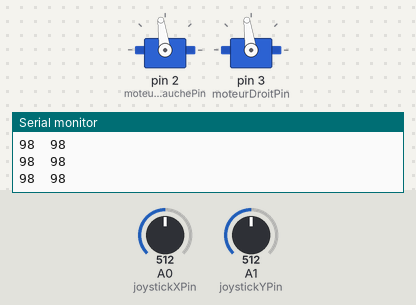
Bench run of a sketch on a simulated Arduino Uno, built with avr-gcc and run on an emulated ATmega328P. Shown: 2 × servo, the last lines printed to the serial monitor. The test bench sets the inputs (shaded band); at power-on: A0 (joystickXPin) = 512, A1 (joystickYPin) = 512.

Above: at 1.2 s.
1.3 s: A0 (joystickXPin) set to 755
2.8 s: A0 (joystickXPin) set to 773
At 4.0 s:
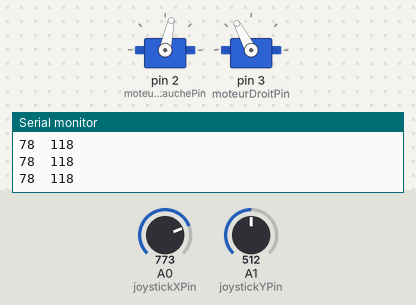
4.6 s: A1 (joystickYPin) set to 277
7.6 s: A1 (joystickYPin) set to 254
At 9.3 s:
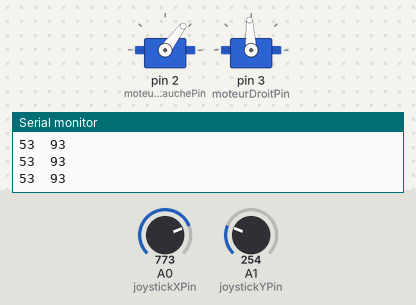
9.6 s: A1 (joystickYPin) set to 744
At 11.1 s:
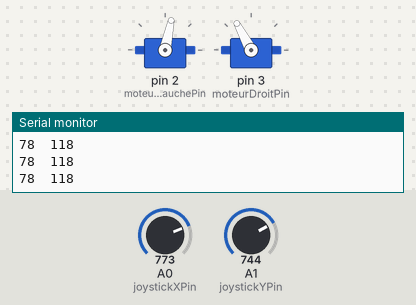
11.6 s: A1 (joystickYPin) set to 777
At 13.2 s:
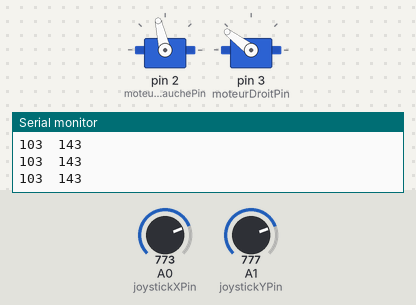
Timing chart, 0 to 14.5 s (numbered marks = the images above; inputs shaded):
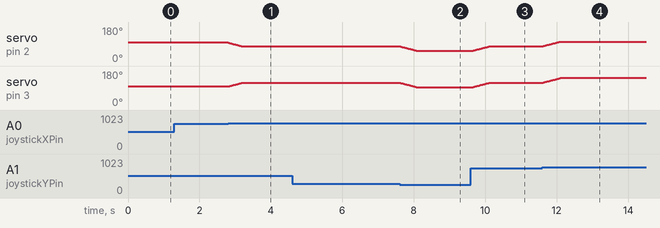

Measured:
- the behaviour switches between 762 and 763 on A0 (joystickXPin) (found by bisection; images 0 and 1)
- the behaviour switches between 262 and 261 on A1 (joystickYPin) (found by bisection; images 1 and 2)
- the behaviour switches between 762 and 763 on A1 (joystickYPin) (found by bisection; images 3 and 4)
- after the input at 2.8 s, servo on pin 2 (moteurGauchePin): moves from 98° to 78° over 0.39 s, starting at once; servo on pin 3 (moteurDroitPin): moves from 98° to 118° over 0.39 s, starting at once
- after the input at 7.6 s, servo on pin 2 (moteurGauchePin): moves from 78° to 53° over 0.50 s, starting at once; servo on pin 3 (moteurDroitPin): moves from 118° to 93° over 0.50 s, starting at once
- after the input at 9.6 s, servo on pin 2 (moteurGauchePin): moves from 53° to 78° over 0.50 s, starting at once; servo on pin 3 (moteurDroitPin): moves from 93° to 118° over 0.50 s, starting at once
- after the input at 11.6 s, servo on pin 2 (moteurGauchePin): moves from 78° to 103° over 0.50 s, starting at once; servo on pin 3 (moteurDroitPin): moves from 118° to 143° over 0.50 s, starting at once

The sketch:

fauteuilMatthieu.ino
```cpp
#include <Servo.h>

int milieuServo = 98; //valeuur pour que le servo ne bouge pas

short moteurGauchePin = 2; // prise
short moteurDroitPin = 3; // prise

Servo moteurGauche;
Servo moteurDroit;

short joystickXPin = A0; //prise
short joystickYPin = A1; //prise

int valeurJoystickX = 0; //valeur lue du joystick pour la direction (gauche droite)
int valeurJoystickY = 0; //valeur lue du joystick pour la vitesse (avant arriere)

int vitesseGauche = milieuServo; //vitesse cible calculée du moteur gauche
int vitesseDroite = milieuServo; //vitesse cible calculée du moteur droit

int vitesseActuelleGauche = milieuServo;
int vitesseActuelleDroite = milieuServo;

int vitesseLente = 250; //par rapport au milieu joystick
int vitesseRapide = 488; //par rapport au milieu joysitck

int vitesseMoteurLente = 25;//par rapport a 90
int vitesseMoteurRapide = 50; //par rapport a 90

int vitesseRotationLente = 250;
int vitesseRotationRapide = 488;

int vitesseRotationMoteurLente = 20;
int vitesseRotationMoteurRapide = 30;


int milieuJoystick = 512; //centre du joystick

void setup(){
  Serial.begin(9600);

  moteurGauche.attach(moteurGauchePin); //associer l'objet moteur gauche à sa prise
  moteurDroit.attach(moteurDroitPin); //associer l'objet moteur droit a sa prise
}

void loop() {
  calculVitesses();
  changementVitesseMoteur();
  delay(20);
}

void calculVitesses() {
  valeurJoystickX = analogRead(joystickXPin);
  valeurJoystickY = analogRead(joystickYPin);

  if (valeurJoystickY > milieuJoystick + vitesseRapide){
    vitesseGauche = milieuServo + vitesseMoteurRapide;
    vitesseDroite = milieuServo + vitesseMoteurRapide;
  } else if (valeurJoystickY < milieuJoystick - vitesseRapide){
    vitesseGauche = milieuServo - vitesseMoteurRapide;
    vitesseDroite = milieuServo - vitesseMoteurRapide;
  } else if (valeurJoystickY > milieuJoystick + vitesseLente){
    vitesseGauche = milieuServo + vitesseMoteurLente;
    vitesseDroite = milieuServo + vitesseMoteurLente;
  } else if (valeurJoystickY < milieuJoystick - vitesseLente){
    vitesseGauche = milieuServo - vitesseMoteurLente;
    vitesseDroite = milieuServo - vitesseMoteurLente;
  } else {
    vitesseGauche = milieuServo;
    vitesseDroite = milieuServo;
  }


  if (valeurJoystickX > milieuJoystick + vitesseRotationRapide){
    vitesseGauche = vitesseGauche - vitesseRotationMoteurRapide;
    vitesseDroite = vitesseDroite + vitesseRotationMoteurRapide;
  }
  else if (valeurJoystickX < milieuJoystick - vitesseRotationRapide){
    vitesseGauche = vitesseGauche + vitesseRotationMoteurRapide;
    vitesseDroite = vitesseDroite - vitesseRotationMoteurRapide;
  }
  else if (valeurJoystickX > milieuJoystick + vitesseRotationLente){
    vitesseGauche = vitesseGauche - vitesseRotationMoteurLente;
    vitesseDroite = vitesseDroite + vitesseRotationMoteurLente;
  }
  else if (valeurJoystickX < milieuJoystick - vitesseRotationLente){
    vitesseGauche = vitesseGauche + vitesseRotationMoteurLente;
    vitesseDroite = vitesseDroite - vitesseRotationMoteurLente;
  }


}

void changementVitesseMoteur() {
  if (vitesseGauche > vitesseActuelleGauche) { //Calcul
    vitesseActuelleGauche ++;
  } else if (vitesseGauche < vitesseActuelleGauche) {
    vitesseActuelleGauche --;
  }
  if (vitesseDroite > vitesseActuelleDroite) {
    vitesseActuelleDroite ++;
  } else if (vitesseDroite < vitesseActuelleDroite) {
    vitesseActuelleDroite --;
  }
  moteurGauche.write(vitesseActuelleGauche); //envoie de la commande au servo
  moteurDroit.write(vitesseActuelleDroite);

  Serial.print(vitesseActuelleGauche);
  Serial.print("\t");
  Serial.println(vitesseActuelleDroite);
}
```
